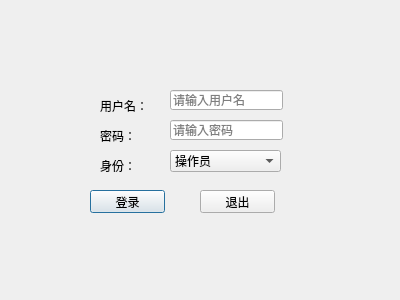
<?xml version="1.0" encoding="UTF-8"?>
<ui version="4.0">
 <class>LoginDialog</class>
 <widget class="QDialog" name="LoginDialog">
  <property name="geometry">
   <rect>
    <x>0</x>
    <y>0</y>
    <width>400</width>
    <height>300</height>
   </rect>
  </property>
  <property name="windowTitle">
   <string>登录</string>
  </property>
  <widget class="QLabel" name="label">
   <property name="geometry">
    <rect>
     <x>100</x>
     <y>100</y>
     <width>54</width>
     <height>12</height>
    </rect>
   </property>
   <property name="text">
    <string>用户名：</string>
   </property>
  </widget>
  <widget class="QLabel" name="label_2">
   <property name="geometry">
    <rect>
     <x>100</x>
     <y>130</y>
     <width>54</width>
     <height>12</height>
    </rect>
   </property>
   <property name="text">
    <string>密码：</string>
   </property>
  </widget>
  <widget class="QLineEdit" name="usrLineEdit">
   <property name="geometry">
    <rect>
     <x>170</x>
     <y>90</y>
     <width>113</width>
     <height>20</height>
    </rect>
   </property>
   <property name="placeholderText">
    <string>请输入用户名</string>
   </property>
  </widget>
  <widget class="QLineEdit" name="pwdLineEdit">
   <property name="geometry">
    <rect>
     <x>170</x>
     <y>120</y>
     <width>113</width>
     <height>20</height>
    </rect>
   </property>
   <property name="echoMode">
    <enum>QLineEdit::Password</enum>
   </property>
   <property name="placeholderText">
    <string>请输入密码</string>
   </property>
  </widget>
  <widget class="QPushButton" name="loginBtn">
   <property name="geometry">
    <rect>
     <x>90</x>
     <y>190</y>
     <width>75</width>
     <height>23</height>
    </rect>
   </property>
   <property name="text">
    <string>登录</string>
   </property>
  </widget>
  <widget class="QPushButton" name="exitBtn">
   <property name="geometry">
    <rect>
     <x>200</x>
     <y>190</y>
     <width>75</width>
     <height>23</height>
    </rect>
   </property>
   <property name="text">
    <string>退出</string>
   </property>
  </widget>
  <widget class="QLabel" name="label_3">
   <property name="geometry">
    <rect>
     <x>100</x>
     <y>160</y>
     <width>54</width>
     <height>12</height>
    </rect>
   </property>
   <property name="text">
    <string>身份：</string>
   </property>
  </widget>
  <widget class="QComboBox" name="comboBox">
   <property name="geometry">
    <rect>
     <x>170</x>
     <y>150</y>
     <width>111</width>
     <height>22</height>
    </rect>
   </property>
   <item>
    <property name="text">
     <string>操作员</string>
    </property>
   </item>
   <item>
    <property name="text">
     <string>管理员</string>
    </property>
   </item>
  </widget>
  <widget class="QLabel" name="showlogo">
   <property name="geometry">
    <rect>
     <x>160</x>
     <y>20</y>
     <width>60</width>
     <height>60</height>
    </rect>
   </property>
   <property name="text">
    <string/>
   </property>
  </widget>
 </widget>
 <resources/>
 <connections/>
</ui>
